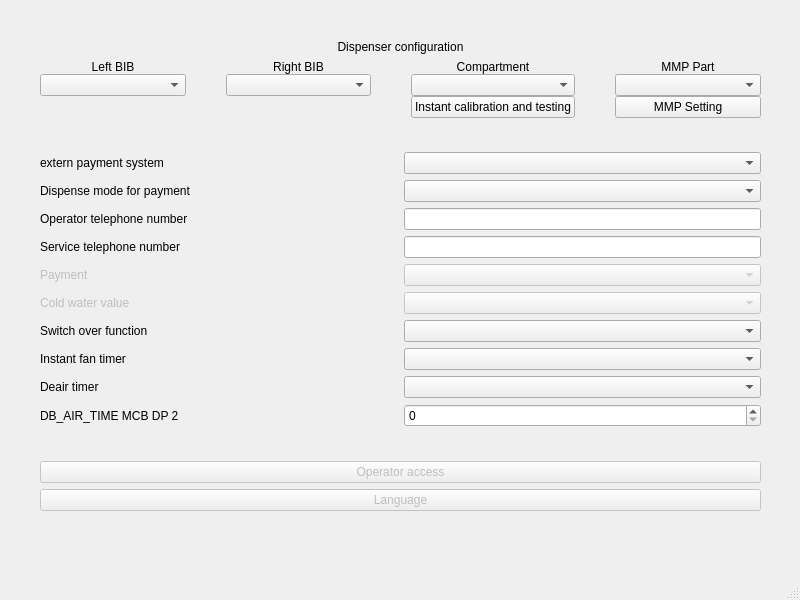
<?xml version="1.0" encoding="UTF-8"?>
<ui version="4.0">
 <class>WBSDGeneralWindow</class>
 <widget class="QMainWindow" name="WBSDGeneralWindow">
  <property name="geometry">
   <rect>
    <x>0</x>
    <y>0</y>
    <width>800</width>
    <height>600</height>
   </rect>
  </property>
  <property name="windowTitle">
   <string>General settings</string>
  </property>
  <widget class="QWidget" name="centralwidget">
   <widget class="QWidget" name="verticalLayoutWidget_2">
    <property name="geometry">
     <rect>
      <x>20</x>
      <y>20</y>
      <width>761</width>
      <height>491</height>
     </rect>
    </property>
    <layout class="QVBoxLayout" name="verticalLayout_2" stretch="0,1,1,4,1,1">
     <property name="leftMargin">
      <number>20</number>
     </property>
     <property name="topMargin">
      <number>20</number>
     </property>
     <property name="rightMargin">
      <number>20</number>
     </property>
     <item>
      <widget class="QLabel" name="label">
       <property name="sizePolicy">
        <sizepolicy hsizetype="Preferred" vsizetype="Fixed">
         <horstretch>0</horstretch>
         <verstretch>0</verstretch>
        </sizepolicy>
       </property>
       <property name="text">
        <string>Dispenser configuration</string>
       </property>
       <property name="alignment">
        <set>Qt::AlignCenter</set>
       </property>
      </widget>
     </item>
     <item>
      <layout class="QGridLayout" name="gridLayout">
       <property name="spacing">
        <number>0</number>
       </property>
       <item row="1" column="4">
        <spacer name="horizontalSpacer_2">
         <property name="orientation">
          <enum>Qt::Horizontal</enum>
         </property>
         <property name="sizeType">
          <enum>QSizePolicy::Fixed</enum>
         </property>
         <property name="sizeHint" stdset="0">
          <size>
           <width>40</width>
           <height>20</height>
          </size>
         </property>
        </spacer>
       </item>
       <item row="1" column="2">
        <spacer name="horizontalSpacer">
         <property name="orientation">
          <enum>Qt::Horizontal</enum>
         </property>
         <property name="sizeType">
          <enum>QSizePolicy::Fixed</enum>
         </property>
         <property name="sizeHint" stdset="0">
          <size>
           <width>40</width>
           <height>20</height>
          </size>
         </property>
        </spacer>
       </item>
       <item row="1" column="3">
        <widget class="QComboBox" name="rightBIB"/>
       </item>
       <item row="1" column="6">
        <spacer name="horizontalSpacer_3">
         <property name="orientation">
          <enum>Qt::Horizontal</enum>
         </property>
         <property name="sizeType">
          <enum>QSizePolicy::Fixed</enum>
         </property>
         <property name="sizeHint" stdset="0">
          <size>
           <width>40</width>
           <height>20</height>
          </size>
         </property>
        </spacer>
       </item>
       <item row="0" column="5">
        <widget class="QLabel" name="label_19">
         <property name="text">
          <string>Compartment</string>
         </property>
         <property name="alignment">
          <set>Qt::AlignCenter</set>
         </property>
        </widget>
       </item>
       <item row="1" column="5">
        <widget class="QComboBox" name="instantCoffee"/>
       </item>
       <item row="0" column="3">
        <widget class="QLabel" name="label_18">
         <property name="layoutDirection">
          <enum>Qt::LeftToRight</enum>
         </property>
         <property name="text">
          <string>Right BIB</string>
         </property>
         <property name="alignment">
          <set>Qt::AlignCenter</set>
         </property>
        </widget>
       </item>
       <item row="1" column="1">
        <widget class="QComboBox" name="leftBIB"/>
       </item>
       <item row="0" column="1">
        <widget class="QLabel" name="label_17">
         <property name="sizePolicy">
          <sizepolicy hsizetype="Preferred" vsizetype="Preferred">
           <horstretch>0</horstretch>
           <verstretch>0</verstretch>
          </sizepolicy>
         </property>
         <property name="text">
          <string>Left BIB</string>
         </property>
         <property name="alignment">
          <set>Qt::AlignCenter</set>
         </property>
        </widget>
       </item>
       <item row="1" column="8">
        <widget class="QComboBox" name="cb_fmuswitch"/>
       </item>
       <item row="2" column="5">
        <widget class="QPushButton" name="btn_instant">
         <property name="text">
          <string>Instant calibration and testing</string>
         </property>
        </widget>
       </item>
       <item row="0" column="8">
        <widget class="QLabel" name="label_11">
         <property name="text">
          <string>MMP Part</string>
         </property>
         <property name="alignment">
          <set>Qt::AlignCenter</set>
         </property>
        </widget>
       </item>
       <item row="2" column="8">
        <widget class="QPushButton" name="btn_fmu">
         <property name="text">
          <string>MMP Setting</string>
         </property>
        </widget>
       </item>
      </layout>
     </item>
     <item>
      <spacer name="verticalSpacer">
       <property name="orientation">
        <enum>Qt::Vertical</enum>
       </property>
       <property name="sizeType">
        <enum>QSizePolicy::Expanding</enum>
       </property>
       <property name="sizeHint" stdset="0">
        <size>
         <width>20</width>
         <height>40</height>
        </size>
       </property>
      </spacer>
     </item>
     <item>
      <layout class="QGridLayout" name="gridLayout_2">
       <item row="8" column="0">
        <widget class="QLabel" name="label_2">
         <property name="text">
          <string>Instant fan timer</string>
         </property>
        </widget>
       </item>
       <item row="9" column="1">
        <widget class="QComboBox" name="deairTimer">
         <property name="enabled">
          <bool>true</bool>
         </property>
        </widget>
       </item>
       <item row="10" column="1">
        <widget class="QSpinBox" name="sp_test">
         <property name="maximum">
          <number>65535</number>
         </property>
         <property name="singleStep">
          <number>50</number>
         </property>
        </widget>
       </item>
       <item row="10" column="0">
        <widget class="QLabel" name="label_9">
         <property name="text">
          <string>DB_AIR_TIME MCB DP 2</string>
         </property>
        </widget>
       </item>
       <item row="8" column="1">
        <widget class="QComboBox" name="instantFan">
         <property name="enabled">
          <bool>true</bool>
         </property>
        </widget>
       </item>
       <item row="9" column="0">
        <widget class="QLabel" name="label_5">
         <property name="text">
          <string>Deair timer</string>
         </property>
        </widget>
       </item>
       <item row="4" column="0">
        <widget class="QLabel" name="label_4">
         <property name="text">
          <string>Service telephone number</string>
         </property>
        </widget>
       </item>
       <item row="3" column="1">
        <widget class="QLineEdit" name="phoneOper">
         <property name="sizePolicy">
          <sizepolicy hsizetype="Preferred" vsizetype="Fixed">
           <horstretch>0</horstretch>
           <verstretch>0</verstretch>
          </sizepolicy>
         </property>
         <property name="toolTip">
          <string/>
         </property>
         <property name="text">
          <string/>
         </property>
        </widget>
       </item>
       <item row="4" column="1">
        <widget class="QLineEdit" name="phoneServ">
         <property name="sizePolicy">
          <sizepolicy hsizetype="Preferred" vsizetype="Fixed">
           <horstretch>0</horstretch>
           <verstretch>0</verstretch>
          </sizepolicy>
         </property>
         <property name="text">
          <string/>
         </property>
        </widget>
       </item>
       <item row="6" column="0">
        <widget class="QLabel" name="label_7">
         <property name="enabled">
          <bool>false</bool>
         </property>
         <property name="text">
          <string>Cold water value</string>
         </property>
        </widget>
       </item>
       <item row="5" column="1">
        <widget class="QComboBox" name="paymentOpt">
         <property name="enabled">
          <bool>false</bool>
         </property>
        </widget>
       </item>
       <item row="5" column="0">
        <widget class="QLabel" name="label_6">
         <property name="enabled">
          <bool>false</bool>
         </property>
         <property name="text">
          <string>Payment</string>
         </property>
        </widget>
       </item>
       <item row="7" column="0">
        <widget class="QLabel" name="label_8">
         <property name="enabled">
          <bool>true</bool>
         </property>
         <property name="text">
          <string>Switch over function</string>
         </property>
        </widget>
       </item>
       <item row="7" column="1">
        <widget class="QComboBox" name="switchOver">
         <property name="enabled">
          <bool>true</bool>
         </property>
        </widget>
       </item>
       <item row="3" column="0">
        <widget class="QLabel" name="label_3">
         <property name="text">
          <string>Operator telephone number</string>
         </property>
        </widget>
       </item>
       <item row="6" column="1">
        <widget class="QComboBox" name="comboBox_5">
         <property name="enabled">
          <bool>false</bool>
         </property>
        </widget>
       </item>
       <item row="1" column="0">
        <widget class="QLabel" name="label_20">
         <property name="text">
          <string>extern payment system</string>
         </property>
         <property name="alignment">
          <set>Qt::AlignLeading|Qt::AlignLeft|Qt::AlignVCenter</set>
         </property>
        </widget>
       </item>
       <item row="1" column="1">
        <widget class="QComboBox" name="cbenablepay"/>
       </item>
       <item row="2" column="0">
        <widget class="QLabel" name="label_21">
         <property name="text">
          <string>Dispense mode for payment</string>
         </property>
         <property name="alignment">
          <set>Qt::AlignLeading|Qt::AlignLeft|Qt::AlignVCenter</set>
         </property>
        </widget>
       </item>
       <item row="2" column="1">
        <widget class="QComboBox" name="cb_payDispenMode"/>
       </item>
      </layout>
     </item>
     <item>
      <spacer name="verticalSpacer_2">
       <property name="orientation">
        <enum>Qt::Vertical</enum>
       </property>
       <property name="sizeType">
        <enum>QSizePolicy::Expanding</enum>
       </property>
       <property name="sizeHint" stdset="0">
        <size>
         <width>20</width>
         <height>40</height>
        </size>
       </property>
      </spacer>
     </item>
     <item>
      <layout class="QVBoxLayout" name="verticalLayout">
       <item>
        <widget class="QPushButton" name="operatorAccess">
         <property name="enabled">
          <bool>false</bool>
         </property>
         <property name="text">
          <string>Operator access</string>
         </property>
        </widget>
       </item>
       <item>
        <widget class="QPushButton" name="languages">
         <property name="enabled">
          <bool>false</bool>
         </property>
         <property name="text">
          <string>Language</string>
         </property>
        </widget>
       </item>
      </layout>
     </item>
    </layout>
   </widget>
  </widget>
  <widget class="QMenuBar" name="menubar">
   <property name="geometry">
    <rect>
     <x>0</x>
     <y>0</y>
     <width>800</width>
     <height>21</height>
    </rect>
   </property>
  </widget>
  <widget class="QStatusBar" name="statusbar"/>
 </widget>
 <tabstops>
  <tabstop>leftBIB</tabstop>
  <tabstop>rightBIB</tabstop>
  <tabstop>instantCoffee</tabstop>
  <tabstop>operatorAccess</tabstop>
  <tabstop>languages</tabstop>
  <tabstop>phoneOper</tabstop>
  <tabstop>phoneServ</tabstop>
  <tabstop>paymentOpt</tabstop>
  <tabstop>comboBox_5</tabstop>
  <tabstop>switchOver</tabstop>
 </tabstops>
 <resources/>
 <connections/>
</ui>
